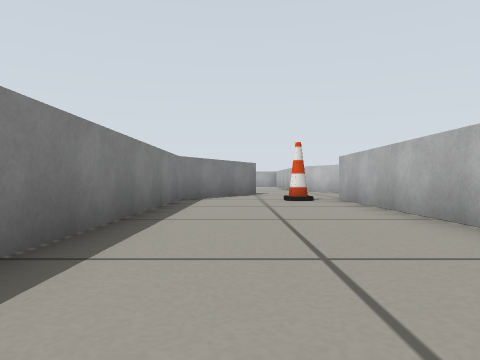
View 1 (above)

18 first-person views from a walk through a Gazebo world. The camera is 0.23 m above the floor, looks level and sees 70° across. The floor is counted in squares, 0.5 m on a side. Each view is taken from the middle of a square. On the plan, view 1 faces up. The plan holds only what a view shows up to about 9 squares ahead; the rest is blank.

View 2
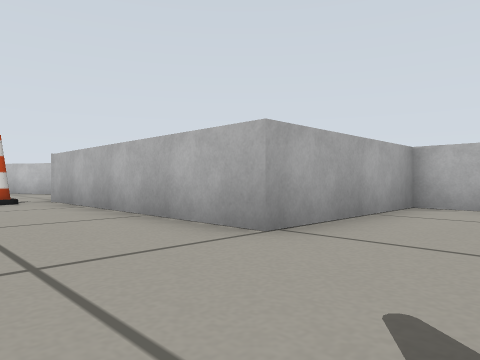

View 3
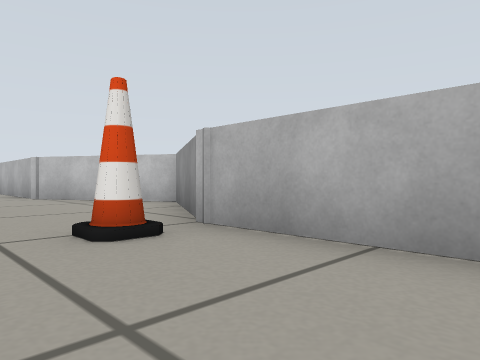

View 4
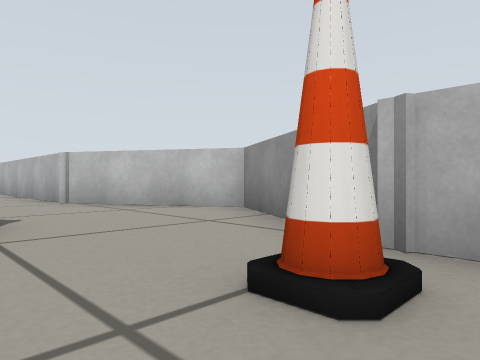

View 5
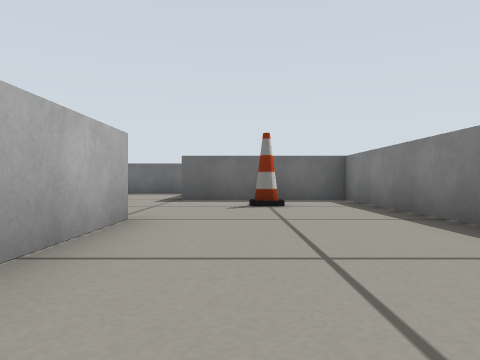

View 6
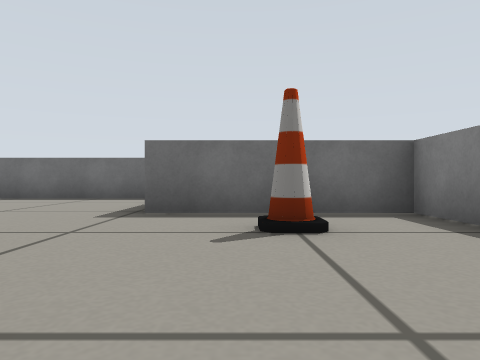

View 7
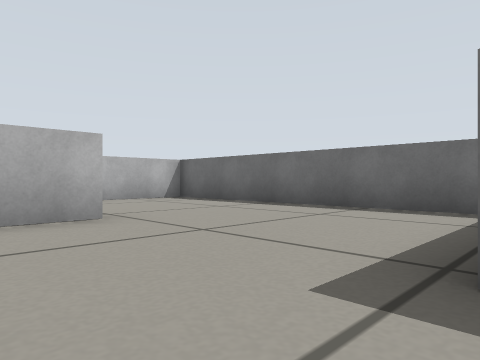

View 8
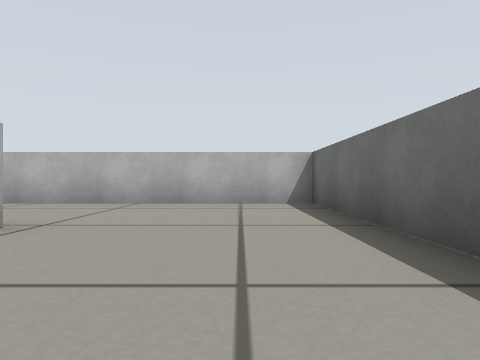

View 9
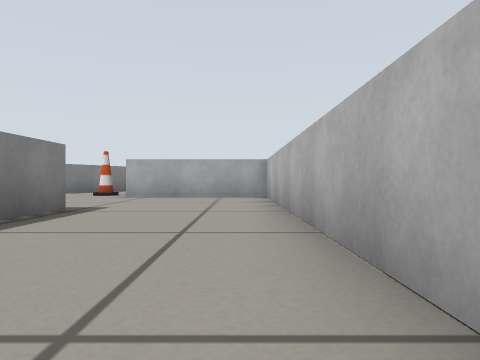

View 10
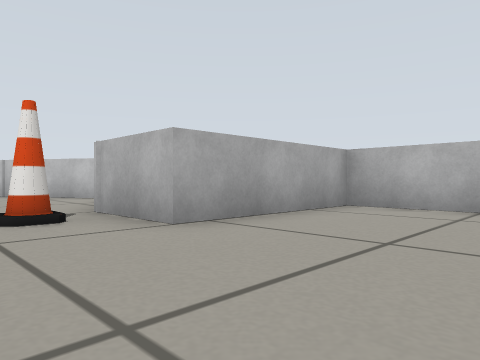

View 11
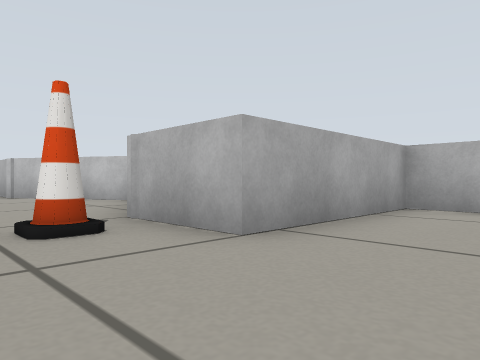

View 12
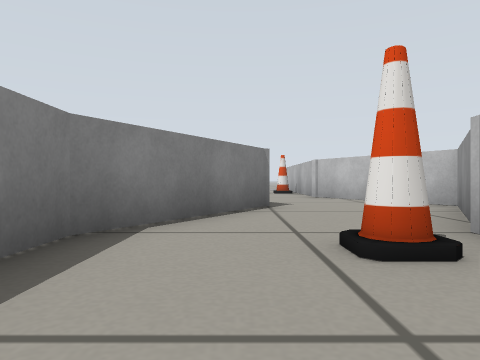

View 13
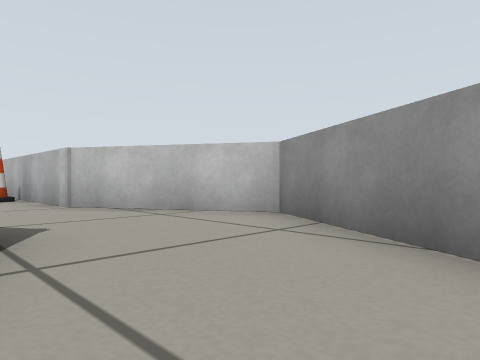

View 14
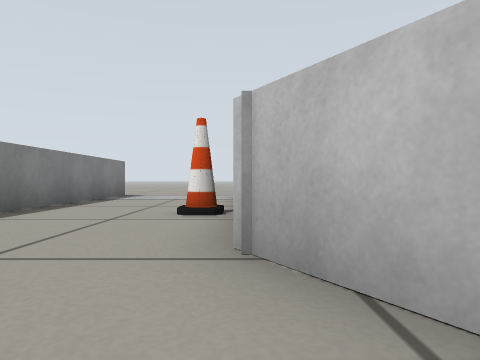

View 15
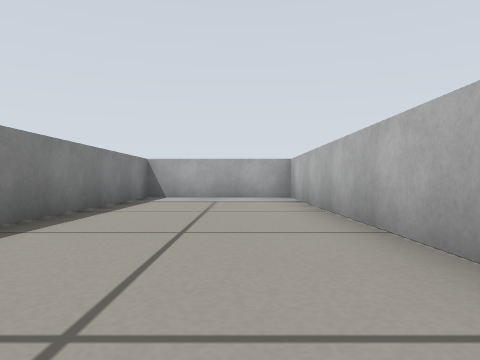

View 16
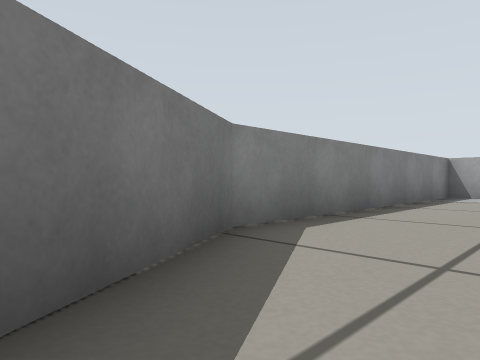

View 17
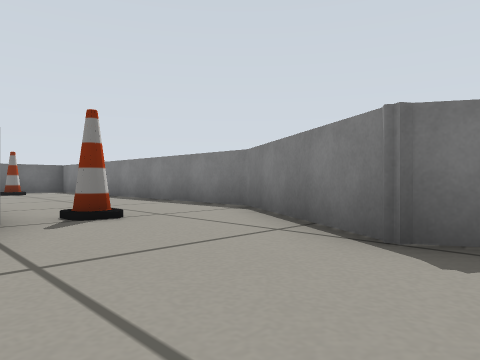

View 18
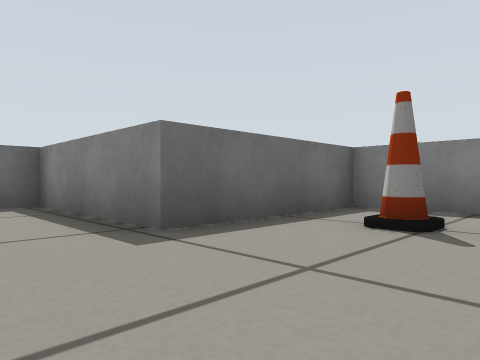

### Floor plan
Points are (right, up) in squares from view 1. A wall is a line through its corners. A room is listed if a view was taken in it or the views show most of it. See-through windows are left out.
Room 1 (views 1, 2, 3, 4, 5, 6, 7, 8, 9, 10, 11, 12, 13, 15, 16, 17, 18)
walls: (6.3, 2.4) (6.3, 0.8); (3.3, 9.1) (2.6, 7.8) (2.6, 6.9); (6, 1) (6, 2) (2.3, 2) (2.3, 7.9) (4.1, 11) (2.3, 14.2) (2.3, 21.8) (-1.4, 21.8) (-1.4, 14.3) (0.5, 11) (-1.4, 7.8) (-1.4, -1.7) (2.3, -1.7) (2.3, -5.4) (9.7, -5.4) (9.7, 6) (6, 6) (6, 8); (6, -1.8) (6, -0.6)
ways out: opening at (5, 8) to room 2
objects: cone (1, 0); cone (1, 8); cone (5, 7)
Room 2 (view 14)
walls: (4.4, 11) (3.3, 9.1); (6.3, 8.3) (7.8, 11) (6, 14.2)
ways out: opening at (5, 8) to room 1; opening at (5, 13)

Where each view was taken, in squares from view 1:
view 1: 0 up, 0 right, facing up
view 2: 0 up, 0 right, facing up-right
view 3: 5 up, 0 right, facing up-right
view 4: 7 up, 0 right, facing up-right
view 5: 6 up, 1 right, facing down
view 6: 3 up, 1 right, facing down
view 7: 0 up, 2 right, facing down-right
view 8: 4 down, 3 right, facing right
view 9: 3 down, 9 right, facing up
view 10: 3 up, 4 right, facing up-right
view 11: 4 up, 4 right, facing up-right
view 12: 5 up, 4 right, facing up
view 13: 8 up, 4 right, facing up-right
view 14: 12 up, 6 right, facing up
view 15: 13 up, 1 right, facing up
view 16: 12 up, 1 right, facing up-left
view 17: 12 up, 3 right, facing down-left
view 18: 1 up, 4 right, facing down-left
